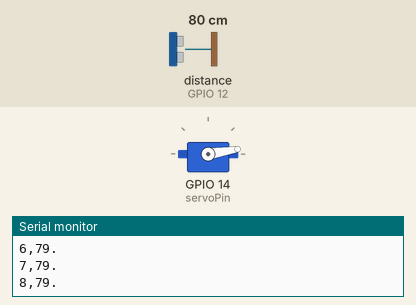
Bench run of a program on a simulated ESP32. Shown: servo, the last lines printed to the serial monitor. Wiring (inferred from the names in the program): ultrasonic range finder: trigger GPIO 13; echo GPIO 12. Inputs (shaded band) come from the test bench; at power-on: distance to the obstacle (sensor on GPIO 12) 80 cm. The echo pulse lasts 58.3 µs per cm.

Above: at 1.2 s.
1.3 s: distance to the obstacle (sensor on GPIO 12) set to 2 cm
At 2.54 s:
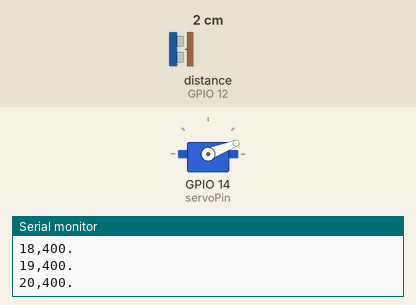
4.3 s: distance to the obstacle (sensor on GPIO 12) set to 120 cm
At 4.73 s:
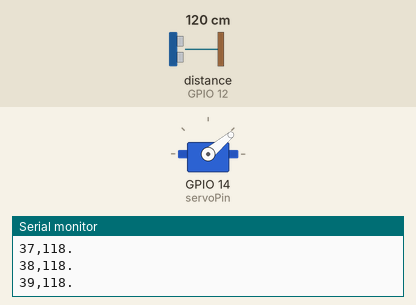
7.3 s: distance to the obstacle (sensor on GPIO 12) set to 250 cm
At 7.4 s:
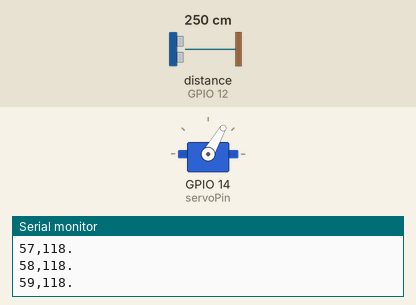
10.3 s: distance to the obstacle (sensor on GPIO 12) set to 4 cm
Timing chart, 0 to 23.3 s (numbered marks = the images above; inputs shaded):
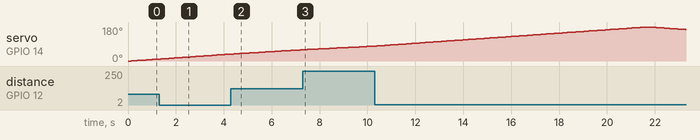

The program:

main.cpp
```cpp
#include <Arduino.h>
#include <ESP32Servo.h>

const int trigPin = 13;
const int echoPin = 12;
const int servoPin = 14;


Servo myServo;
void escanIda();
void escanVuelta();
long calcularDistancia();

void setup(){
  Serial.begin(115200);
  pinMode(trigPin, OUTPUT);
  pinMode(echoPin, INPUT);
  myServo.attach(servoPin);
}

void loop() {

  escanIda();
  escanVuelta();
}

void escanIda()
{
    for (int i = 0; i <= 180; i++) {
    myServo.write(i);
    delay(80);
    int dist = calcularDistancia();

    Serial.print(i);
    Serial.print(",");
    Serial.print(dist);
    Serial.println(".");
  }
}

void escanVuelta()
{
    for (int i = 180; i >= 0; i--) {
    myServo.write(i);
    delay(80);
    int dist = calcularDistancia();

    Serial.print(i);
    Serial.print(",");
    Serial.print(dist);
    Serial.println(".");
  }
}

long calcularDistancia() {
  long lecturas[3];

  for(int i = 0; i < 3; i++) {
    digitalWrite(trigPin, LOW);
    delayMicroseconds(2);
    digitalWrite(trigPin, HIGH);
    delayMicroseconds(10);
    digitalWrite(trigPin, LOW);

    long duracion = pulseIn(echoPin, HIGH, 25000);
    lecturas[i] = duracion * 0.034 / 2;
    delay(10);
  }


  if (lecturas[0] > lecturas[1]) std::swap(lecturas[0], lecturas[1]);
  if (lecturas[1] > lecturas[2]) std::swap(lecturas[1], lecturas[2]);
  if (lecturas[0] > lecturas[1]) std::swap(lecturas[0], lecturas[1]);

  long distancia = lecturas[1];

  if (distancia <= 2 || distancia > 400) return 400;
  return distancia;
}
```

Measured:
- by itself, servo on GPIO 14 (servoPin): rises from 79° to 180° in 11.2 s, then falls to 166° in 1.7 s
